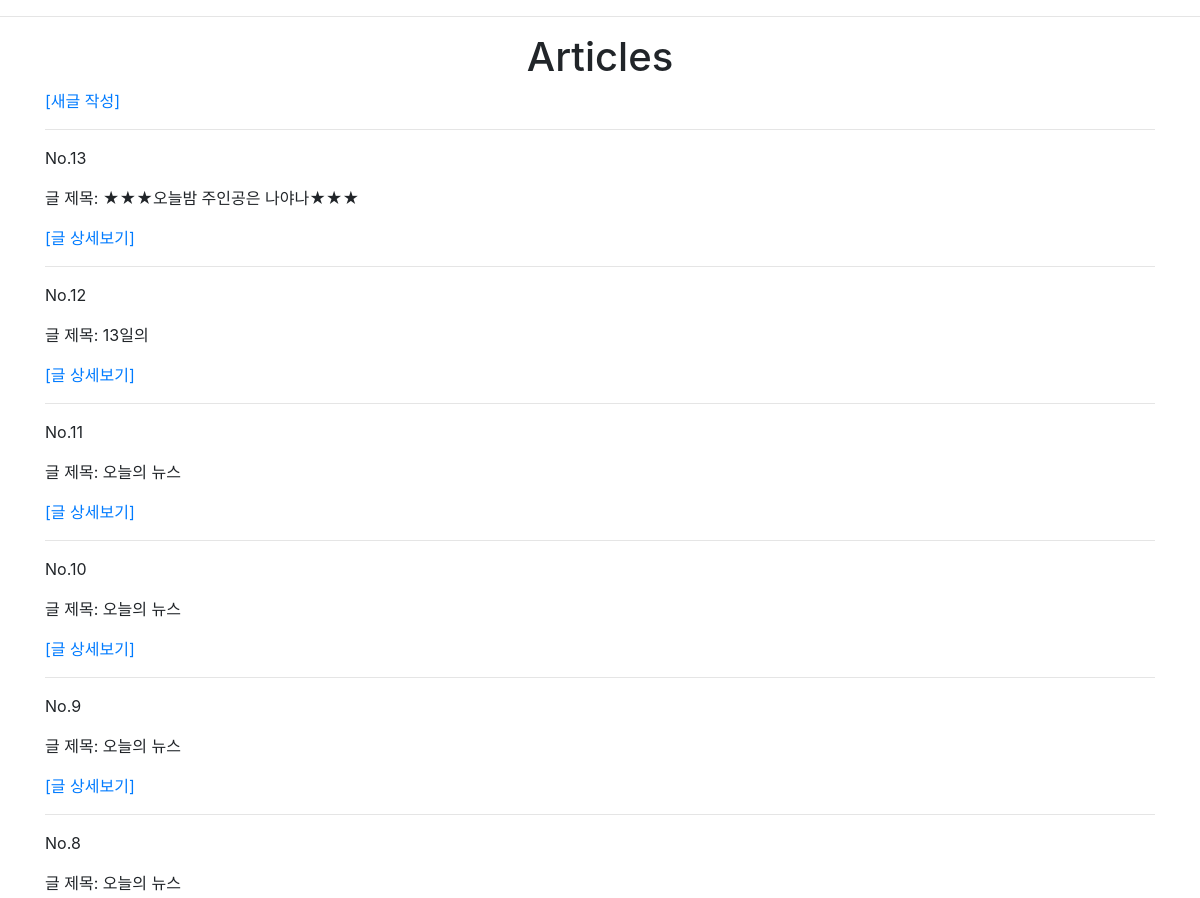
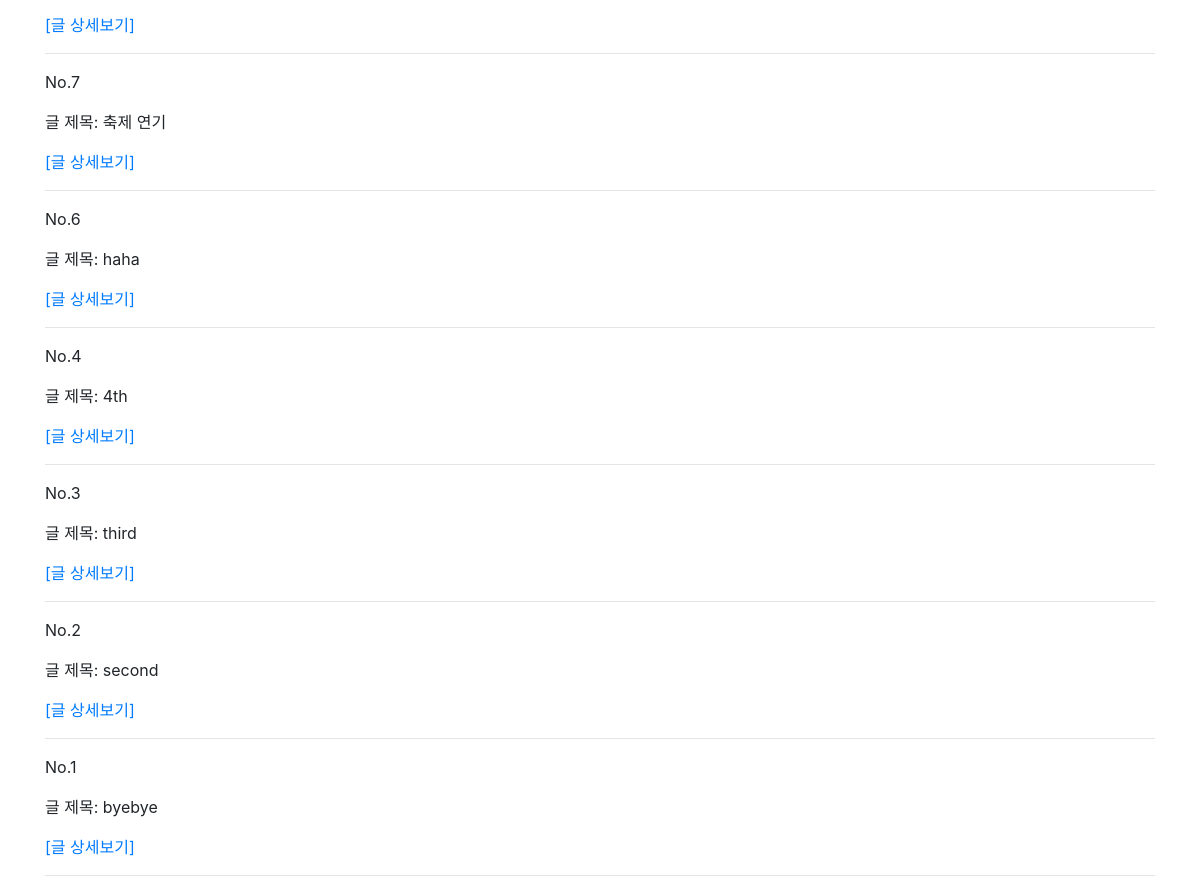
The app's page /articles/ with its own data (2 pictures, top to bottom).
### articles/models.py (models this page shows, shortened)
class Article(models.Model):
   title = models.CharField(max_length=10)
   content = models.TextField()
   created_at = models.DateTimeField(auto_now_add=True)
   updated_at = models.DateTimeField(auto_now=True)

### articles/views.py (the view)
# urls.py: path('',views.index),
def index(request):
    articles=Article.objects.order_by('-pk')
    return render(request, 'articles/index.html',{'articles':articles})

### articles/templates/articles/index.html (shortened to what this page needs)
{% extends 'articles/base.html' %}
{% block body %}
    <h1 class='text-center'>Articles</h1>
    <a href="/articles/new/">[새글 작성]</a>
    <hr>
    {% for article in articles %}
        <p>No.{{ article.pk }}</p>
        <p>글 제목: {{ article.title }}</p>
        <a href="/articles/{{ article.pk }}">[글 상세보기]</a>
        <hr>
    {% endfor %}
{% endblock %}

### articles/templates/articles/base.html (shortened to what this page needs)
<!DOCTYPE html>
<html lang="en">
<head>
    <link rel="stylesheet" href="https://stackpath.bootstrapcdn.com/bootstrap/4.3.1/css/bootstrap.min.css">
</head>
<body>
    <hr>
    <div class="container">
        {% block body %}
        {% endblock %}
    </div>
</body>
</html>

### records on screen
Article: pk "13", title "★★★오늘밤 주인공은 나야나★★★"
Article: pk "12", title "13일의"
Article: pk "11", title "오늘의 뉴스"
Article: pk "10", title "오늘의 뉴스"
Article: pk "9", title "오늘의 뉴스"
Article: pk "8", title "오늘의 뉴스"
Article: pk "7", title "축제 연기"
Article: pk "6", title "haha"
Article: pk "4", title "4th"
Article: pk "3", title "third"
Article: pk "2", title "second"
Article: pk "1", title "byebye"
